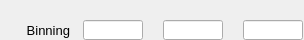
    <widget class="PyDMFrame" name="composite_2">
      <property name="geometry">
        <rect>
          <x>432</x>
          <y>297</y>
          <width>304</width>
          <height>40</height>
        </rect>
      </property>
      <widget class="QLabel" name="text_11">
        <property name="geometry">
          <rect>
            <x>0</x>
            <y>20</y>
            <width>70</width>
            <height>20</height>
          </rect>
        </property>
        <property name="text">
          <string>Binning</string>
        </property>
        <property name="font" stdset="0">
          <font>
            <pointsize>10</pointsize>
          </font>
        </property>
        <property name="brush" stdset="0">
          <brush brushstyle="SolidPattern">
            <color alpha="255">
              <red>0</red>
              <green>0</green>
              <blue>0</blue>
            </color>
          </brush>
        </property>
        <property name="toolTip">
          <string>text_11</string>
        </property>
        <property name="alignment">
          <set>Qt::AlignRight|Qt::AlignTrailing|Qt::AlignVCenter</set>
        </property>
        <property name="styleSheet">
          <string notr="true">QLabel#text_11 {
  color: rgb(0, 0, 0);
  }</string>
        </property>
      </widget>
      <widget class="PyDMLineEdit" name="text_entry_2">
        <property name="geometry">
          <rect>
            <x>163</x>
            <y>20</y>
            <width>60</width>
            <height>20</height>
          </rect>
        </property>
        <property name="channel" stdset="0">
          <string>ca://${prefix}BinY</string>
        </property>
        <property name="toolTip">
          <string>${prefix}BinY</string>
        </property>
        <property name="font" stdset="0">
          <font>
            <pointsize>10</pointsize>
          </font>
        </property>
        <property name="styleSheet">
          <string notr="true">PyDMLineEdit#text_entry_2 {
  color: rgb(0, 0, 0);
  background-color: rgb(115, 223, 255);
  border: 1px solid black;
  margin: 0px;
  padding: 0px;
  spacing: 0px;
  }</string>
        </property>
      </widget>
      <widget class="PyDMLabel" name="text_update_11">
        <property name="geometry">
          <rect>
            <x>163</x>
            <y>0</y>
            <width>61</width>
            <height>18</height>
          </rect>
        </property>
        <property name="toolTip">
          <string>PV: ${prefix}BinY_RBV</string>
        </property>
        <property name="channel" stdset="0">
          <string>ca://${prefix}BinY_RBV</string>
        </property>
        <property name="font" stdset="0">
          <font>
            <pointsize>10</pointsize>
          </font>
        </property>
        <property name="alignment">
          <set>Qt::AlignCenter</set>
        </property>
        <property name="textInteractionFlags">
          <set>Qt::TextSelectableByKeyboard|Qt::TextSelectableByMouse</set>
        </property>
        <property name="styleSheet">
          <string notr="true">PyDMLabel#text_update_11 {
  color: rgb(10, 0, 184);
  background-color: rgb(187, 187, 187);
  }</string>
        </property>
      </widget>
      <widget class="PyDMLineEdit" name="text_entry_3">
        <property name="geometry">
          <rect>
            <x>243</x>
            <y>20</y>
            <width>60</width>
            <height>20</height>
          </rect>
        </property>
        <property name="channel" stdset="0">
          <string>ca://${prefix}BinZ</string>
        </property>
        <property name="toolTip">
          <string>${prefix}BinZ</string>
        </property>
        <property name="font" stdset="0">
          <font>
            <pointsize>10</pointsize>
          </font>
        </property>
        <property name="styleSheet">
          <string notr="true">PyDMLineEdit#text_entry_3 {
  color: rgb(0, 0, 0);
  background-color: rgb(115, 223, 255);
  border: 1px solid black;
  margin: 0px;
  padding: 0px;
  spacing: 0px;
  }</string>
        </property>
      </widget>
      <widget class="PyDMLabel" name="text_update_12">
        <property name="geometry">
          <rect>
            <x>243</x>
            <y>0</y>
            <width>61</width>
            <height>18</height>
          </rect>
        </property>
        <property name="toolTip">
          <string>PV: ${prefix}BinZ_RBV</string>
        </property>
        <property name="channel" stdset="0">
          <string>ca://${prefix}BinZ_RBV</string>
        </property>
        <property name="font" stdset="0">
          <font>
            <pointsize>10</pointsize>
          </font>
        </property>
        <property name="alignment">
          <set>Qt::AlignCenter</set>
        </property>
        <property name="textInteractionFlags">
          <set>Qt::TextSelectableByKeyboard|Qt::TextSelectableByMouse</set>
        </property>
        <property name="styleSheet">
          <string notr="true">PyDMLabel#text_update_12 {
  color: rgb(10, 0, 184);
  background-color: rgb(187, 187, 187);
  }</string>
        </property>
      </widget>
      <widget class="PyDMLineEdit" name="text_entry_4">
        <property name="geometry">
          <rect>
            <x>83</x>
            <y>20</y>
            <width>60</width>
            <height>20</height>
          </rect>
        </property>
        <property name="channel" stdset="0">
          <string>ca://${prefix}BinX</string>
        </property>
        <property name="toolTip">
          <string>${prefix}BinX</string>
        </property>
        <property name="font" stdset="0">
          <font>
            <pointsize>10</pointsize>
          </font>
        </property>
        <property name="styleSheet">
          <string notr="true">PyDMLineEdit#text_entry_4 {
  color: rgb(0, 0, 0);
  background-color: rgb(115, 223, 255);
  border: 1px solid black;
  margin: 0px;
  padding: 0px;
  spacing: 0px;
  }</string>
        </property>
      </widget>
      <widget class="PyDMLabel" name="text_update_13">
        <property name="geometry">
          <rect>
            <x>83</x>
            <y>0</y>
            <width>61</width>
            <height>18</height>
          </rect>
        </property>
        <property name="toolTip">
          <string>PV: ${prefix}BinX_RBV</string>
        </property>
        <property name="channel" stdset="0">
          <string>ca://${prefix}BinX_RBV</string>
        </property>
        <property name="font" stdset="0">
          <font>
            <pointsize>10</pointsize>
          </font>
        </property>
        <property name="alignment">
          <set>Qt::AlignCenter</set>
        </property>
        <property name="textInteractionFlags">
          <set>Qt::TextSelectableByKeyboard|Qt::TextSelectableByMouse</set>
        </property>
        <property name="styleSheet">
          <string notr="true">PyDMLabel#text_update_13 {
  color: rgb(10, 0, 184);
  background-color: rgb(187, 187, 187);
  }</string>
        </property>
      </widget>
    </widget>
